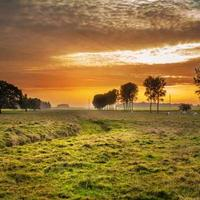
#> input picture images/non_galaxies/110-200x200.jpg, 200 x 200 px, given as the content of the folder ../data/gz2/images/587722, which was not available
$ python network.py
#> lines starting #> are read from the running program, lines starting #| are printed output that depends on the picture; pictures that were not available may be replaced by others from this repository, and a replacement may not be noted
### mlp/preprocessor.py
import cv2
import numpy as np

class ImagePreprocessor:
   def __init__(self, size=(64, 64), color=cv2.COLOR_BGR2GRAY):
      self.size = size
      self.color = color

   def preprocess(self, img_path, augment=False):
#> called with img_path = '_only/110-200x200.jpg', augment = False
      image = cv2.imread(img_path)
#> image is the input picture: shape (200, 200, 3); mean B, G, R 58.1, 116.9, 149.8
      image = cv2.resize(image, self.size)
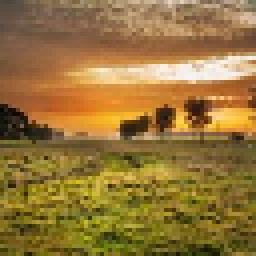
#> image: shape (64, 64, 3) (shown 4 times larger); mean B, G, R 57.9, 116.7, 149.5
      image = cv2.cvtColor(image, self.color)
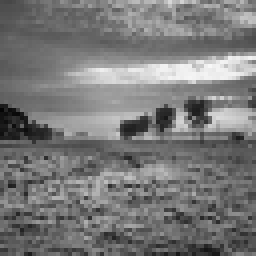
#> image: shape (64, 64) (shown 4 times larger); min 5, max 248, mean 119.8
      image = image / 255.0

      if augment:
         image = self.augment(image)

      image = image.reshape(self.size[0], self.size[1], 1)

      return image

   # [27 lines left out: function augment, not called in this run]

### mlp/ds_loader.py
import os
import numpy as np

class DatasetLoader:
   def __init__(self, galaxy_dir, non_galaxy_dir, preprocessor, flatten=False, augment=False, variations=1):
      self.galaxy_dir = galaxy_dir
      self.non_galaxy_dir = non_galaxy_dir
      self.preprocessor = preprocessor
      self.flatten = flatten
      self.augment = augment
      self.variations = variations
      self.data = []

   # loop through directory
   # preprocess each image
   # append tuple data
   def append_data(self, dir, label):
      with os.scandir(dir) as entries:
         for entry in entries:
            if entry.is_file():
               for _ in range(self.variations):
                  img_data = self.preprocessor.preprocess(entry.path, augment=self.augment)
                  if self.flatten:
                     img_data = img_data.flatten()
#> img_data = 4096 values, max 0.973 at index 1076, min 0.0196 at index 1728, mean 0.47
                  self.data.append((img_data, label))

   # append data for each directory
   # shuffle and return data
   def load(self):
      self.append_data(self.galaxy_dir, 1)
      self.append_data(self.non_galaxy_dir, 0)
#> call 2 of preprocess, with img_path = 'images/non_galaxies/40-200x200.jpg', augment = False
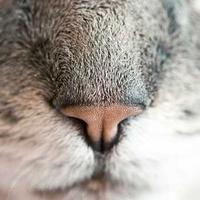
#> input picture images/non_galaxies/40-200x200.jpg, 200 x 200 px
#> in preprocess, image is the input picture: shape (200, 200, 3); mean B, G, R 150.2, 157.7, 165.7
#> in preprocess (call 2), `image = cv2.resize(image, self.size)`:
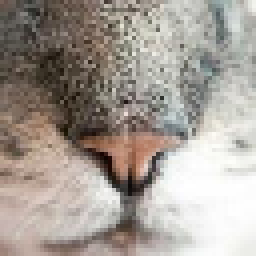
#> image: shape (64, 64, 3) (shown 4 times larger); mean B, G, R 149.7, 157.2, 165.3
#> in preprocess (call 2), `image = cv2.cvtColor(image, self.color)`:
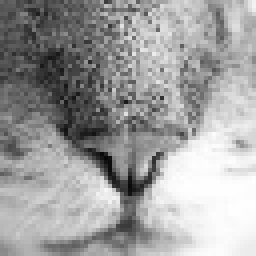
#> image: shape (64, 64) (shown 4 times larger); min 7, max 255, mean 158.8
#> pass 3 of the loop in append_data, `for entry in entries:`:
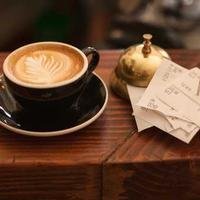
#> input picture images/non_galaxies/431-200x200.jpg, 200 x 200 px
#> in preprocess, image is the input picture: shape (200, 200, 3); mean B, G, R 47.4, 67.4, 98.2
#> in preprocess (call 4), `image = cv2.resize(image, self.size)`:
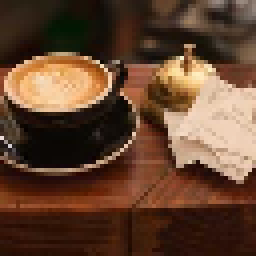
#> image: shape (64, 64, 3) (shown 4 times larger); mean B, G, R 47.4, 67.4, 98.1
#> in preprocess (call 4), `image = cv2.cvtColor(image, self.color)`:
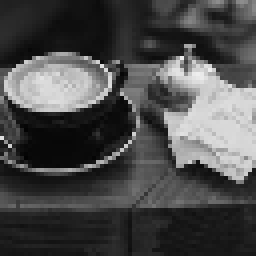
#> image: shape (64, 64) (shown 4 times larger); min 2, max 238, mean 74.3
#> the loop made 4 passes; the first 3 are shown
      np.random.shuffle(self.data)
      return self.data

### mlp/network.py
import numpy as np
import matplotlib.pyplot as plt
import time
from ds_loader import DatasetLoader
from preprocessor import ImagePreprocessor

class Network:
   def __init__(self, layers):
      self.layers = layers
      self.num_layers = len(self.layers)
      self.weights = [np.random.randn(y, x) for x, y in zip(layers[:-1], layers[1:])]
      self.biases = [np.random.randn(y, 1) for y in layers[1:]]

   def sigmoid(self, z):
      return 1.0 / (1.0 + np.exp(-z))

   # iterate over each layer
   # calculate the activation for each neuron
   # return all activations and the weighted inputs (zs)
   def forward_pass(self, x):
      activation = x.reshape(-1, 1)
      activations = [activation]

      zs = []

      for w, b in zip(self.weights, self.biases):
         z = np.dot(w, activation) + b
         zs.append(z)
         activation = self.sigmoid(z)
         activations.append(activation)

      return activations, zs

   def sigmoid_prime(self, z):
      return self.sigmoid(z) * (1 - self.sigmoid(z))

   # output error
   # backrop through hidden layers
   def backpropagation(self, x, y):
      nabla_w = [np.zeros(w.shape) for w in self.weights]
      nabla_b = [np.zeros(b.shape) for b in self.biases]

      activations, zs = self.forward_pass(x)

      delta = activations[-1] - y
      nabla_b[-1] = delta
      nabla_w[-1] = np.outer(delta, activations[-2])

      for l in range(2, self.num_layers):
         z = zs[-l]
         sp = self.sigmoid_prime(z)
         delta = np.dot(self.weights[-l+1].T, delta) * sp
         nabla_b[-l] = delta
         nabla_w[-l] = np.outer(delta, activations[-l-1])

      return nabla_w, nabla_b

   # iterate over mini-batch
   # run backprop and accumulate gradients
   # update weights and biases
   def update_mini_batch(self, mini_batch, learn_rate):
      nabla_w = [np.zeros(w.shape) for w in self.weights]
      nabla_b = [np.zeros(b.shape) for b in self.biases]

      for x, y in mini_batch:
         delta_nabla_w, delta_nabla_b = self.backpropagation(x, y)
         nabla_w = [nw + dnw for nw, dnw in zip(nabla_w, delta_nabla_w)]
         nabla_b = [nb + dnb for nb, dnb in zip(nabla_b, delta_nabla_b)]

      self.weights = [w - (learn_rate / len(mini_batch)) * nw for w, nw in zip(self.weights, nabla_w)]
      self.biases = [b - (learn_rate / len(mini_batch)) * nb for b, nb in zip(self.biases, nabla_b)]

   def binary_cross_entropy(self, y, a):
      loss = -(y * np.log(a + 1e-8) + (1 - y) * np.log(1 - a + 1e-8))
      return float(np.mean(loss)) # convert (1,1) array to scalar

   # evaluate average loss and accuracy on dataset
   def evaluate(self, data):
      correct = 0
      total_loss = 0

      for x, y in data:
         activations, _ = self.forward_pass(x)
         a = activations[-1]
         total_loss += self.binary_cross_entropy(y, a)

         prediction = 1 if a >= 0.5 else 0
         if prediction == y:
            correct += 1

      avg_loss = total_loss / len(data)
      accuracy = correct / len(data)

      return avg_loss, accuracy

   # split dataset into mini-batches
   # call update_mini_batch for each mini-batch
   # repeat for multiple epochs
   # compute average loss for each epoch
   def train(self, training_data, epochs, mini_batch_size, learn_rate, validation_data=None, plot=True):
#> called with epochs = 20, mini_batch_size = 100, learn_rate = 0.01, plot = True
      n = len(training_data)
      train_losses = []
      train_accs = []
      val_accs = []

      for epoch in range(epochs):
         epoch_start = time.time()

         np.random.shuffle(training_data)
         mini_batches = [training_data[k:k+mini_batch_size] for k in range(0, n, mini_batch_size)]
         for mini_batch in mini_batches:
            self.update_mini_batch(mini_batch, learn_rate)

         avg_loss, accuracy = self.evaluate(training_data)
         train_losses.append(avg_loss)
         train_accs.append(accuracy)

         metrics = f'Epoch {epoch + 1}: Loss = {avg_loss:.3f}: Train Acc = {(accuracy * 100):.1f}%'

         if validation_data:
            _, val_accuracy = self.evaluate(validation_data)
            val_accs.append(val_accuracy)
            metrics += f': Val Acc = {(val_accuracy * 100):.1f}%'

         epoch_time = time.time() - epoch_start
         metrics += f': Time = {epoch_time:.2f}s'

         print(metrics)

      if plot:
         self.plot_training(train_losses, train_accs, val_accs if validation_data else None)

   def plot_training(self, train_losses, train_accs, val_accs=None):
      # Plot training curves
      fig, (ax1, ax2) = plt.subplots(1, 2, figsize=(12, 4))

      # Loss plot
      ax1.plot(train_losses, label='Train Loss', linewidth=2)
      ax1.set_xlabel('Epoch')
      ax1.set_ylabel('Loss')
      ax1.set_title('Training Loss')
      ax1.grid(True, alpha=0.3)
      ax1.legend()

      # Accuracy plot
      ax2.plot(train_accs, label='Train Acc', linewidth=2)
      if val_accs is not None:
         ax2.plot(val_accs, label='Val Acc', linewidth=2)
      ax2.set_xlabel('Epoch')
      ax2.set_ylabel('Accuracy')
      ax2.set_title('Training & Validation Accuracy')
      ax2.grid(True, alpha=0.3)
      ax2.legend()

      plt.tight_layout()
      plt.savefig('training_curves.png')
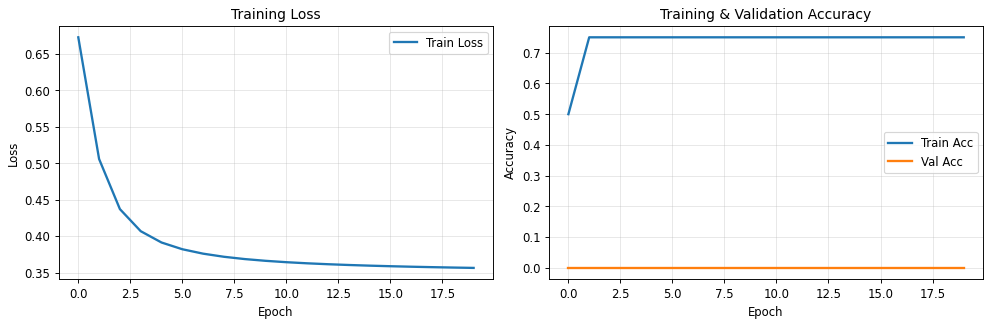
#> figure drawn by matplotlib, 2 panels; panel 1: curve peaks at x = 0, y = 0.673; panel 2: curve peaks at x = 1, y = 0.75
      plt.show()

if __name__ == "__main__":
   loader = DatasetLoader(
      galaxy_dir='../data/gz2/images/587722',
      non_galaxy_dir='../data/images/non_galaxies',
      preprocessor=ImagePreprocessor(),
      flatten=True,
      augment=False,
      variations=1
   )
   training_data = loader.load()
   print(f"Total training samples: {len(training_data)}")
   split = int(0.8 * len(training_data))
   training_set = training_data[:split]
   validation_set = training_data[split:]
   net = Network(layers=[4096, 256, 128, 1])
   net.train(training_data=training_set, epochs=20, mini_batch_size=100, learn_rate=0.01, validation_data=validation_set)
